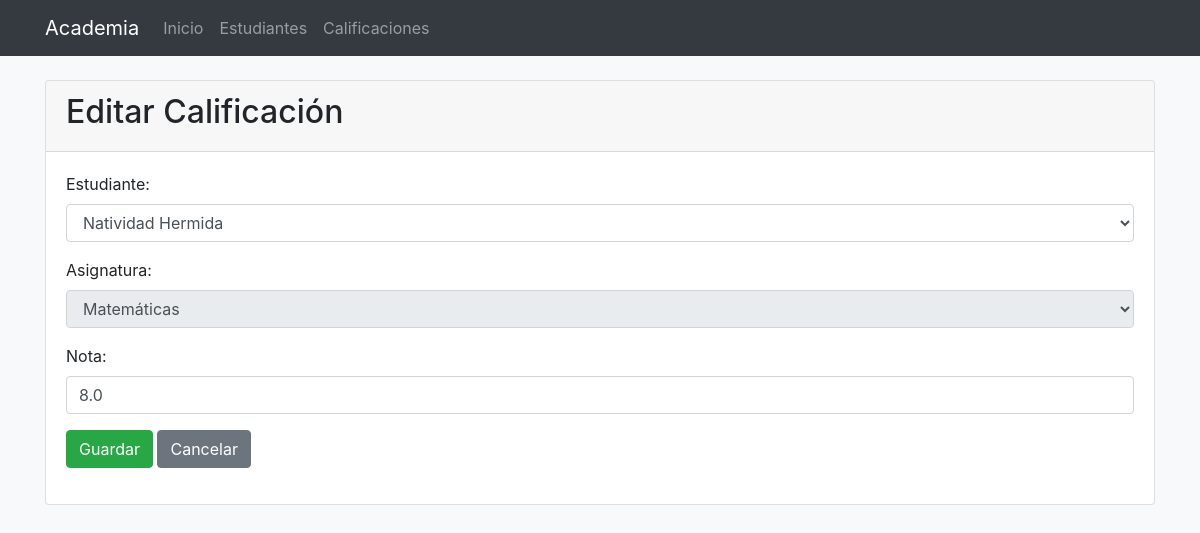
/calificaciones/editar/1, run on an earlier commit of the app's database.
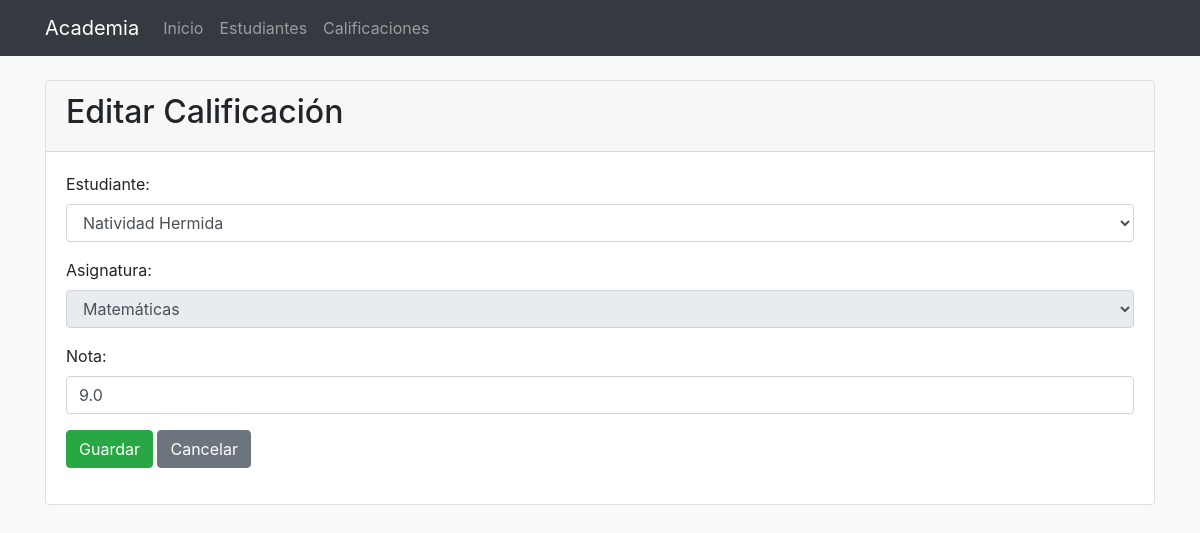
And on a later commit of the database.
### models/__init__.py (models this page shows, shortened)
class Calificacion(db.Model):
    id = db.Column(db.Integer, primary_key=True)
    nota = db.Column(db.Float, nullable=False)
    fecha = db.Column(db.DateTime, default=datetime.utcnow)
    estudiante_id = db.Column(db.Integer, db.ForeignKey('estudiante.id'), nullable=False)
    asignatura_id = db.Column(db.Integer, db.ForeignKey('asignatura.id'), nullable=False)

class Estudiante(db.Model):
    id = db.Column(db.Integer, primary_key=True)
    nombre = db.Column(db.String(100), nullable=False)
    apellidos = db.Column(db.String(100), nullable=False)
    email = db.Column(db.String(100), unique=True, nullable=False)
    fecha_registro = db.Column(db.DateTime, default=datetime.utcnow)
    calificaciones = db.relationship('Calificacion', backref='estudiante', lazy=True)

class Asignatura(db.Model):
    id = db.Column(db.Integer, primary_key=True)
    nombre = db.Column(db.String(100), nullable=False, unique=True)
    descripcion = db.Column(db.Text)
    calificaciones = db.relationship('Calificacion', backref='asignatura', lazy=True)

### app.py (the view, shortened to what this page needs)
@app.route('/calificaciones/editar/<int:id>', methods=['GET', 'POST'])
def editar_calificacion(id):
    calificacion = Calificacion.query.get_or_404(id)
    estudiante = Estudiante.query.get(calificacion.estudiante_id)
    estudiantes = Estudiante.query.all()
    asignaturas = Asignatura.query.all()
    referrer = request.referrer if request.referrer else ""
    desde_estudiante = "estudiantes/" in referrer and "/calificaciones" in referrer
    if desde_estudiante:
        return render_template('form_calificacion.html',
                             calificacion=calificacion,
                             estudiantes=estudiantes,
                             asignaturas=asignaturas,
                             estudiante_fijo=estudiante)
    else:
        return render_template('form_calificacion.html',
                             calificacion=calificacion,
                             estudiantes=estudiantes,
                             asignaturas=asignaturas)

### templates/form_calificacion.html (shortened to what this page needs)
{% extends 'base.html' %}
{% block content %}
<div class="card">
    <div class="card-header">
        <h2>{% if calificacion %}Editar{% else %}Registrar Nueva{% endif %} Calificación</h2>
    </div>
    <div class="card-body">
        <form method="POST" class="needs-validation" novalidate>
            <div class="form-group">
                <label for="estudiante_id">Estudiante:</label>
                <select class="form-control" id="estudiante_id" name="estudiante_id" required {% if estudiante_fijo %}disabled{% endif %}>
                    {% for estudiante in estudiantes %}
                        <option value="{{ estudiante.id }}"
                        {% if calificacion and calificacion.estudiante_id == estudiante.id %}selected
                        {% elif estudiante_fijo and estudiante_fijo.id == estudiante.id %}selected{% endif %}>
                            {{ estudiante.nombre }} {{ estudiante.apellidos }}
                        </option>
                    {% endfor %}
                </select>
            </div>
            <div class="form-group">
                <label for="asignatura_id">Asignatura:</label>
                <select class="form-control" id="asignatura_id" name="asignatura_id" required {% if calificacion %}disabled{% endif %}>
                    {% for asignatura in asignaturas %}
                        <option value="{{ asignatura.id }}" {% if calificacion and calificacion.asignatura_id == asignatura.id %}selected{% endif %}>
                            {{ asignatura.nombre }}
                        </option>
                    {% endfor %}
                </select>
            </div>
            <div class="form-group">
                <label for="nota">Nota:</label>
                <input type="number" class="form-control" id="nota" name="nota"
                       min="0" max="10" step="0.1" required
                       value="{{ calificacion.nota if calificacion else '' }}">
            </div>
            <div class="form-group">
                <button type="submit" class="btn btn-success">Guardar</button>
                {% if estudiante_fijo %}
                    <a href="{{ url_for('ver_calificaciones_estudiante', id=estudiante_fijo.id) }}" class="btn btn-secondary">Cancelar</a>
                {% else %}
                    <a href="{{ url_for('listar_calificaciones') }}" class="btn btn-secondary">Cancelar</a>
                {% endif %}
            </div>
        </form>
    </div>
</div>
{% endblock %}

What changed in the data, as far as the page shows it:
changed Calificacion "Natividad Hermida": nota "8.0" → "9.0"
